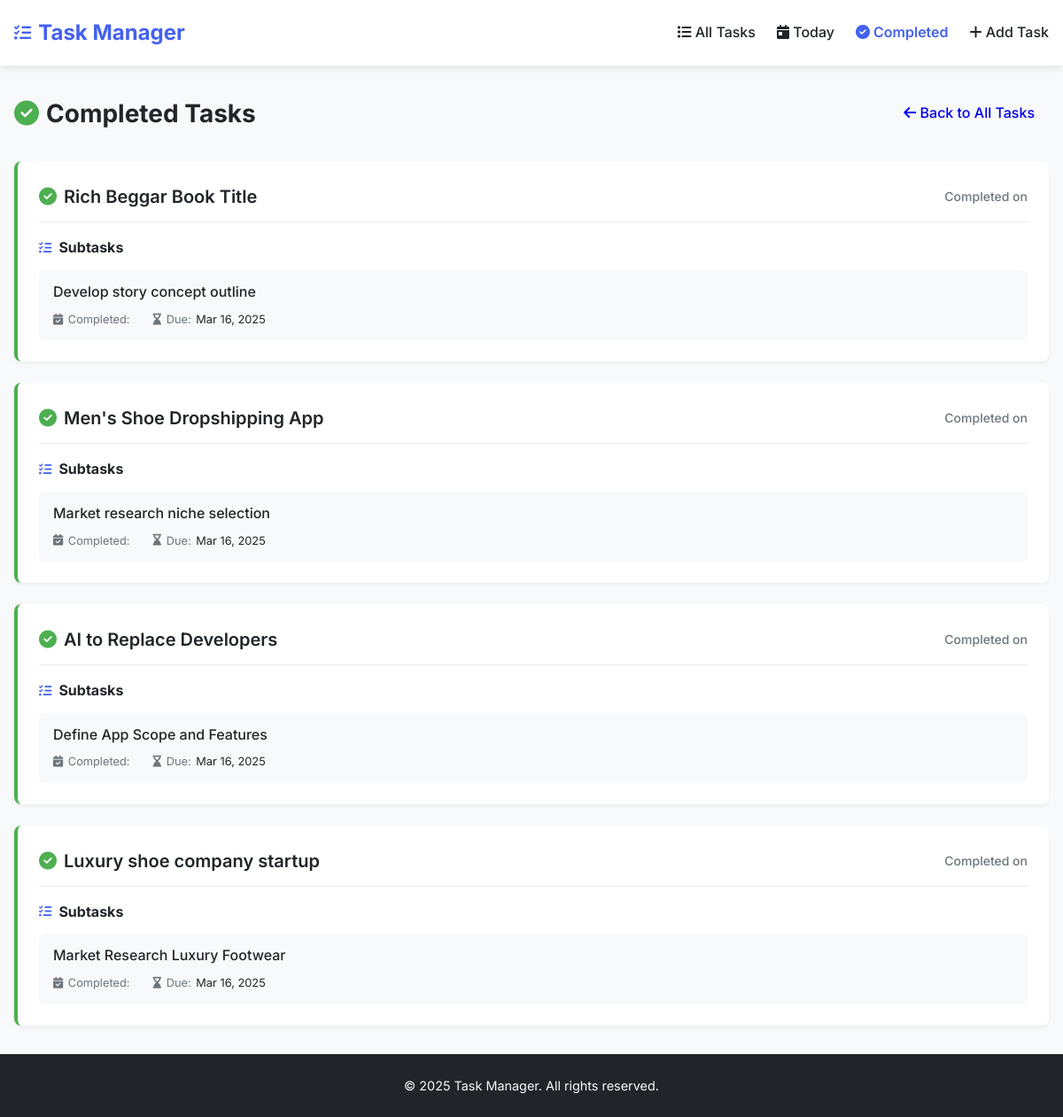
Page /completed_tasks/ on the earlier database version.
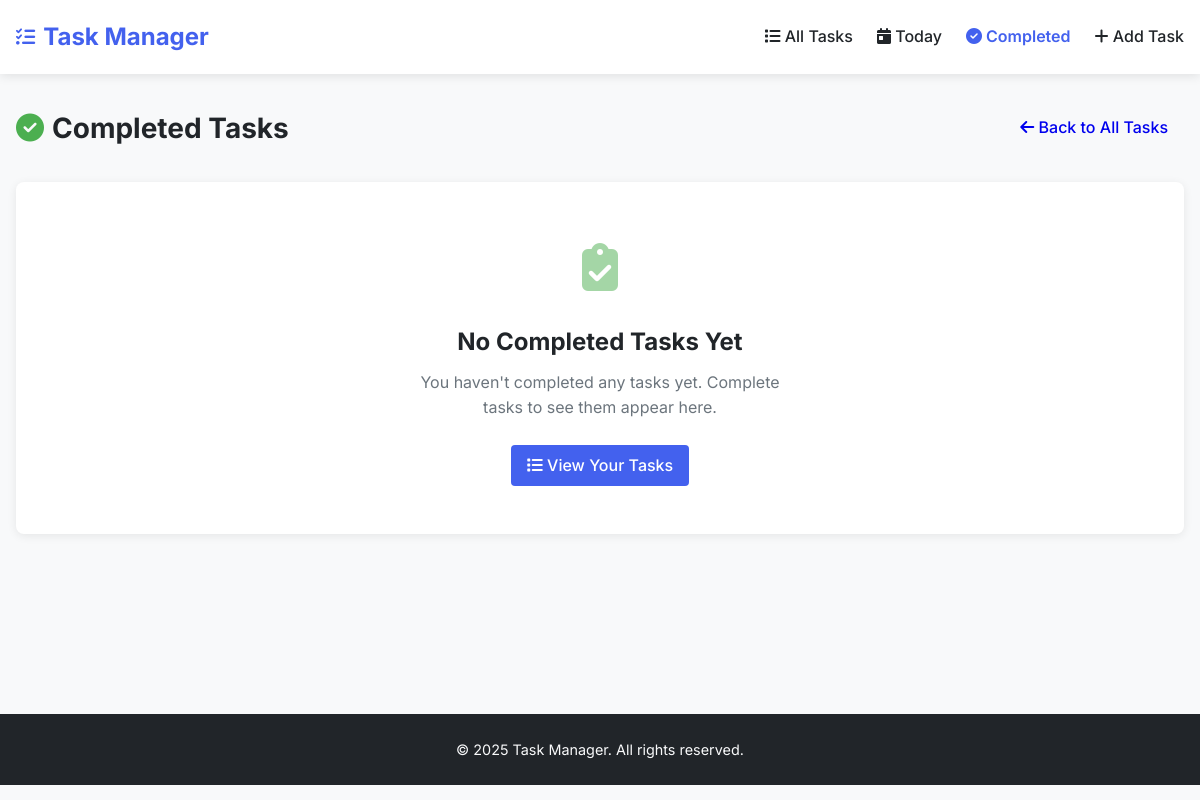
Same page on the later database version.
### task_manager/models.py (models this page shows, shortened)
class Task(models.Model):
    description = models.TextField()
    title = models.CharField(max_length=200, blank=True, null=True)  # Add title field
    start_date = models.DateField()
    due_date = models.DateField()
    priority = models.CharField(max_length=10, choices=[
        ('High', 'High'),
        ('Medium', 'Medium'),
        ('Low', 'Low'),
    ])
    completed = models.BooleanField(default=False)

class Subtask(models.Model):
    task = models.ForeignKey(Task, on_delete=models.CASCADE)
    description = models.TextField()
    due_date = models.DateField()
    completed = models.BooleanField(default=False)

### task_manager/views.py (the view)
# urls.py: path("completed_tasks/", views.completed_tasks, name="completed_tasks"),
def completed_tasks(request):
    completed_subtasks = Subtask.objects.filter(completed=True)
    completed_tasks_list = []
    for subtask in completed_subtasks:
        if subtask.task not in [item['task'] for item in completed_tasks_list]:
            completed_tasks_list.append({'task': subtask.task, 'subtasks': [subtask]})
        else:
            for item in completed_tasks_list:
                if item['task'] == subtask.task:
                    item['subtasks'].append(subtask)
                    break
    return render(request, 'completed_tasks.html', {'completed_tasks': completed_tasks_list})

### task_manager/templates/completed_tasks.html (shortened to what this page needs)
{% extends 'base.html' %}
{% block content %}
<div class="page-header">
    <div class="page-header-content">
        <h2 class="page-title">
            <i class="fas fa-check-circle"></i> Completed Tasks
        </h2>
        <div class="page-actions">
            <a href="{% url 'all_tasks' %}" class="btn btn-secondary">
                <i class="fas fa-arrow-left"></i> Back to All Tasks
            </a>
        </div>
    </div>
</div>
{% if completed_tasks %}
    <div class="completed-tasks-list">
        {% for item in completed_tasks %}
            <div class="completed-task-card">
                <div class="completed-task-header">
                    <h3 class="completed-task-title">
                        <i class="fas fa-check-circle completed-icon"></i>
                        {{ item.task.title }}
                    </h3>
                    <span class="completed-date">
                        Completed on {{ item.task.completed_date|date:"M d, Y" }}
                    </span>
                </div>
                {% if item.subtasks %}
                    <div class="subtasks-list">
                        <h4 class="subtasks-heading">
                            <i class="fas fa-tasks"></i> Subtasks
                        </h4>
                        <ul class="subtasks">
                            {% for subtask in item.subtasks %}
                                <li class="subtask-item">
                                    <div class="subtask-content">
                                        <span class="subtask-description">{{ subtask.description }}</span>
                                        <span class="subtask-meta">
                                            <i class="fas fa-calendar-check"></i> Completed:
                                        </span>
                                        <span class="subtask-meta">
                                            <i class="fas fa-hourglass-end"></i> Due:
                                            <span class="subtask-date">{{ subtask.due_date|date:"M d, Y" }}</span>
                                        </span>
                                    </div>
                                </li>
                            {% endfor %}
                        </ul>
                    </div>
                {% endif %}
            </div>
        {% endfor %}
    </div>
{% else %}
    <div class="empty-state card">
        <div class="empty-state-icon">
            <i class="fas fa-clipboard-check"></i>
        </div>
        <h3 class="empty-state-title">No Completed Tasks Yet</h3>
        <p class="empty-state-description">You haven't completed any tasks yet. Complete tasks to see them appear here.</p>
        <a href="{% url 'all_tasks' %}" class="btn btn-primary">
            <i class="fas fa-list"></i> View Your Tasks
        </a>
    </div>
{% endif %}
{% endblock %}

Differences in the rows shown:
removed Task: task "Rich Beggar Book Title"
removed Subtask: description "Develop story concept outline", due_date "Mar 16, 2025", shown under "Rich Beggar Book Title"
removed Task: task "Men's Shoe Dropshipping App"
removed Subtask: description "Market research niche selection", due_date "Mar 16, 2025", shown under "Men's Shoe Dropshipping App"
removed Task: task "AI to Replace Developers"
removed Subtask: description "Define App Scope and Features", due_date "Mar 16, 2025", shown under "AI to Replace Developers"
removed Task: task "Luxury shoe company startup"
removed Subtask: description "Market Research Luxury Footwear", due_date "Mar 16, 2025", shown under "Luxury shoe company startup"
Other differences:
text now shown: "No Completed Tasks Yet You haven't completed any tasks yet. Complete tasks to see them appear here. View Your Tasks"
